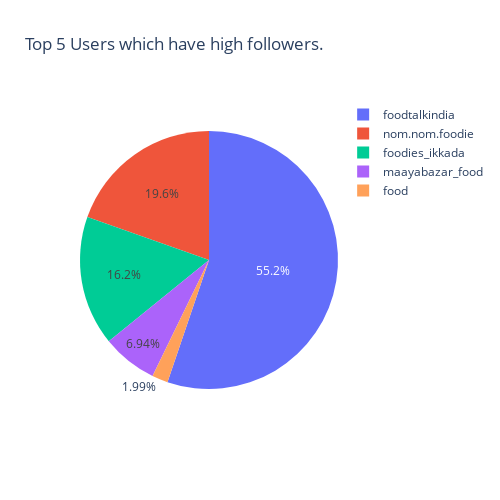

The notebook cell saved with this chart:
### Code cell
x = df_followers['username'][:5]
y = df_followers['followers'][:5]
plotly.pie(df_followers, names=x, values=y, height=500, width=500, title='Top 5 Users which have high followers.')

### Figure 1 — Plotly figure (JSON) as saved in the notebook; plotly's stock layout.template omitted (floating-point values rounded to 4 significant figures)
{"data": [{"domain": {"x": [0, 1], "y": [0, 1]}, "hovertemplate": "label=%{label}<br>value=%{value}<extra></extra>", "labels": ["foodtalkindia", "nom.nom.foodie", "foodies_ikkada", "maayabazar_food", "food"], "legendgroup": "", "name": "", "showlegend": true, "type": "pie", "values": [308802, 109597, 90865, 38831, 11144]}], "layout": {"height": 500, "legend": {"tracegroupgap": 0}, "title": {"text": "Top 5 Users which have high followers."}, "width": 500}}
